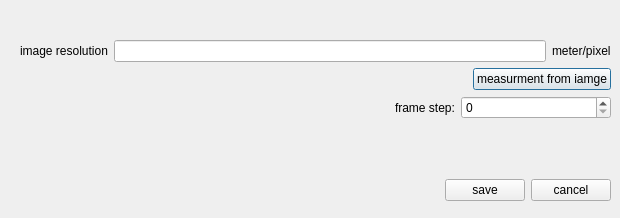
<?xml version="1.0" encoding="UTF-8"?>
<ui version="4.0">
 <class>GlobalSettingDlgBase</class>
 <widget class="QDialog" name="GlobalSettingDlgBase">
  <property name="geometry">
   <rect>
    <x>0</x>
    <y>0</y>
    <width>620</width>
    <height>218</height>
   </rect>
  </property>
  <property name="windowTitle">
   <string>Dialog</string>
  </property>
  <widget class="QWidget" name="verticalLayoutWidget">
   <property name="geometry">
    <rect>
     <x>20</x>
     <y>40</y>
     <width>591</width>
     <height>161</height>
    </rect>
   </property>
   <layout class="QVBoxLayout" name="verticalLayout">
    <item>
     <layout class="QHBoxLayout" name="horizontalLayout">
      <item>
       <widget class="QLabel" name="label">
        <property name="text">
         <string>image resolution</string>
        </property>
       </widget>
      </item>
      <item>
       <widget class="QLineEdit" name="mEditResolution"/>
      </item>
      <item>
       <widget class="QLabel" name="label_2">
        <property name="text">
         <string>meter/pixel</string>
        </property>
       </widget>
      </item>
     </layout>
    </item>
    <item>
     <layout class="QHBoxLayout" name="horizontalLayout_3">
      <item>
       <spacer name="horizontalSpacer_2">
        <property name="orientation">
         <enum>Qt::Horizontal</enum>
        </property>
        <property name="sizeHint" stdset="0">
         <size>
          <width>40</width>
          <height>20</height>
         </size>
        </property>
       </spacer>
      </item>
      <item>
       <widget class="QPushButton" name="mBtMeasure">
        <property name="text">
         <string>measurment from iamge</string>
        </property>
       </widget>
      </item>
     </layout>
    </item>
    <item>
     <layout class="QHBoxLayout" name="horizontalLayout_4">
      <item>
       <spacer name="horizontalSpacer_3">
        <property name="orientation">
         <enum>Qt::Horizontal</enum>
        </property>
        <property name="sizeHint" stdset="0">
         <size>
          <width>40</width>
          <height>20</height>
         </size>
        </property>
       </spacer>
      </item>
      <item>
       <widget class="QLabel" name="label_3">
        <property name="text">
         <string>frame step:</string>
        </property>
       </widget>
      </item>
      <item>
       <widget class="QSpinBox" name="mFrameStep">
        <property name="sizePolicy">
         <sizepolicy hsizetype="Minimum" vsizetype="Fixed">
          <horstretch>0</horstretch>
          <verstretch>0</verstretch>
         </sizepolicy>
        </property>
        <property name="minimumSize">
         <size>
          <width>150</width>
          <height>0</height>
         </size>
        </property>
       </widget>
      </item>
     </layout>
    </item>
    <item>
     <spacer name="verticalSpacer">
      <property name="orientation">
       <enum>Qt::Vertical</enum>
      </property>
      <property name="sizeHint" stdset="0">
       <size>
        <width>20</width>
        <height>40</height>
       </size>
      </property>
     </spacer>
    </item>
    <item>
     <layout class="QHBoxLayout" name="horizontalLayout_2">
      <item>
       <spacer name="horizontalSpacer">
        <property name="orientation">
         <enum>Qt::Horizontal</enum>
        </property>
        <property name="sizeHint" stdset="0">
         <size>
          <width>40</width>
          <height>20</height>
         </size>
        </property>
       </spacer>
      </item>
      <item>
       <widget class="QPushButton" name="mBtSave">
        <property name="text">
         <string>save</string>
        </property>
       </widget>
      </item>
      <item>
       <widget class="QPushButton" name="mBtCancel">
        <property name="text">
         <string>cancel</string>
        </property>
       </widget>
      </item>
     </layout>
    </item>
   </layout>
  </widget>
 </widget>
 <resources/>
 <connections/>
</ui>
